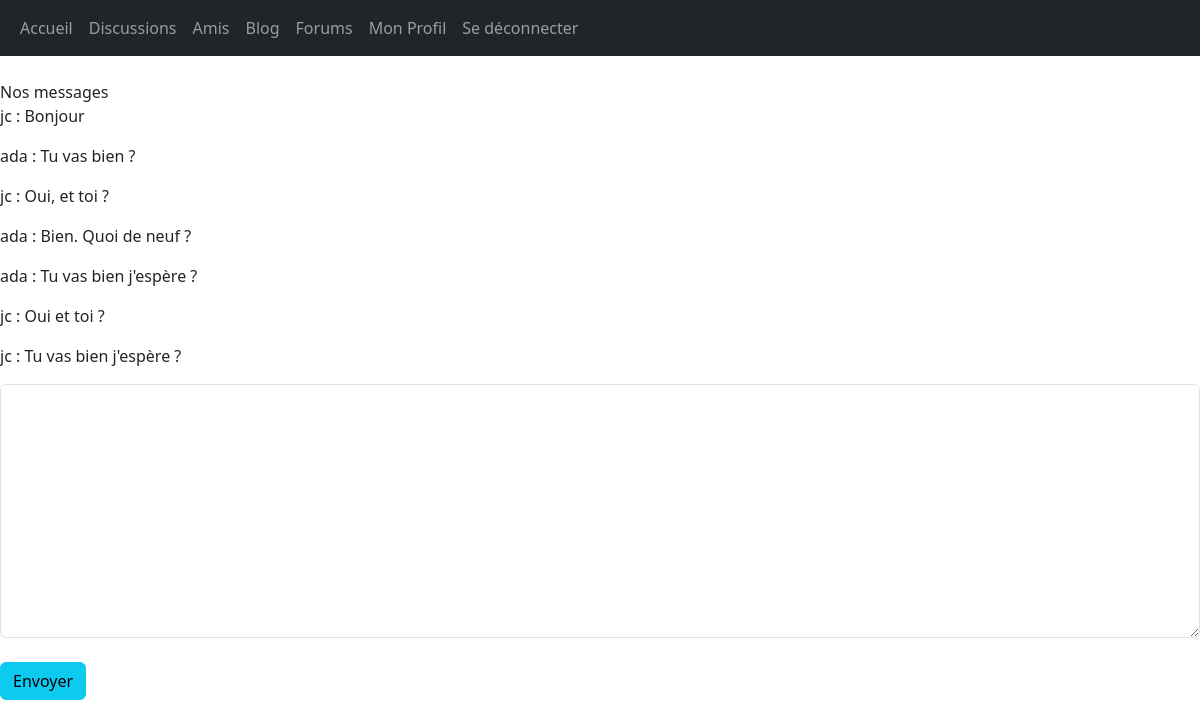
The app's page /index.php?chat-to=jc (signed in) with its own data.
### tables this page shows
CREATE TABLE `chats` (
  `id` int(11) NOT NULL,
  `sender` varchar(250) NOT NULL,
  `receiver` varchar(250) NOT NULL,
  `msg` varchar(10000) NOT NULL,
  `msg_date` text NOT NULL
);

### src/controllers/chats/private_chat.php (called while the page is built, shortened)
<?php
require "src/models/chats.php";
$messages = getMessages();
require "src/views/chats/private_chat.php";

### src/models/chats.php (called while the page is built, shortened)
<?php
function getMessages(){
    require "src/models/pdo.php";
    $sql = $bdd->prepare("SELECT * FROM chats WHERE (sender=? AND receiver=?) OR (sender=? AND receiver=?)");
    $username = $_SESSION['username'];
    $friend_username = $_GET['chat-to'];
    $sql->execute(array($username, $friend_username, $friend_username, $username));
    if($sql->rowCount()>0){
        while ($res = $sql->fetch()) {
            $messages[] = [
                'id'=>$res['id'],
                'sender'=>$res['sender'],
                'message'=>$res['msg'],
            ];
        }
        return $messages;
    }
}

### src/views/chats/private_chat.php (the view, shortened to what this page needs)
<?php
require "src/views/includes/header.php";
?>
<main>
    <form action="" method="post">
        <label>Nos messages</label><br>
        <?php
        if(!empty($messages)) {
            foreach ($messages as $message) {
                echo "<p>" .$message['sender'] . " : " . $message['message']."</p>";
            }
        }
        ?>
        <textarea name="message" class="form-control" cols="30" rows="10"></textarea><br>
        <input type="submit" class="btn btn-info" value="Envoyer" name="send">
    </form>
</main>
<?php
require "src/views/layout.php";
?>

### records on screen
chats: sender "jc", msg "Bonjour"
chats: sender "ada", msg "Tu vas bien ?"
chats: sender "jc", msg "Oui, et toi ?"
chats: sender "ada", msg "Bien. Quoi de neuf ?"
chats: sender "ada", msg "Tu vas bien j'espère ?"
chats: sender "jc", msg "Oui et toi ?"
chats: sender "jc", msg "Tu vas bien j'espère ?"
